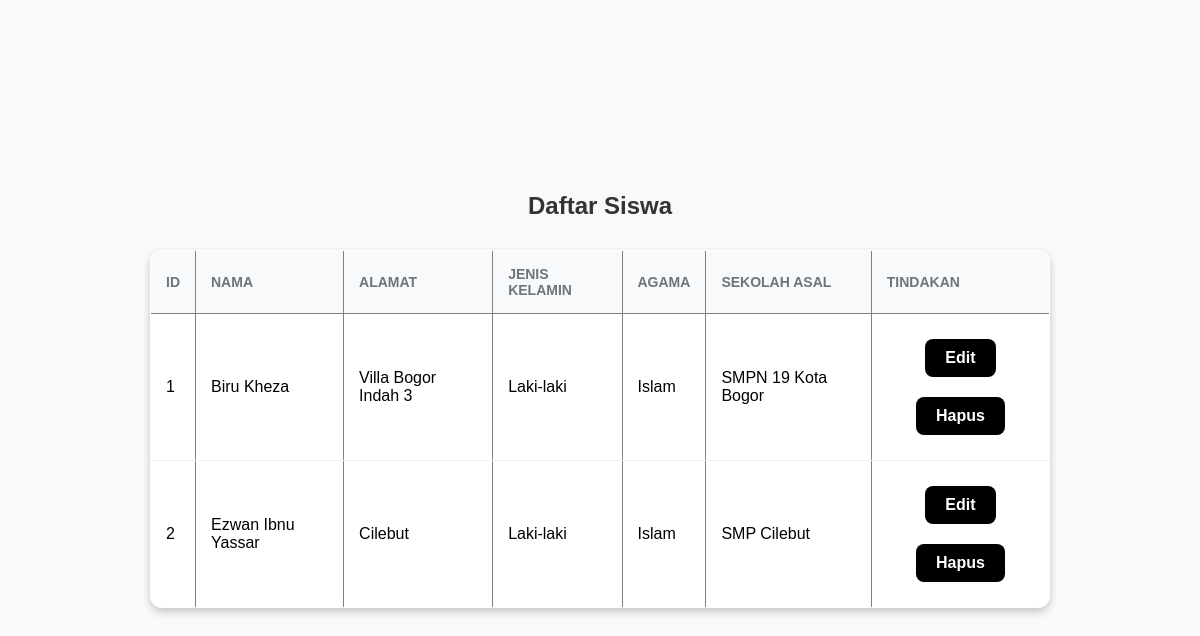
The app's page /lists/list-siswa.php with its own data.
### tables this page shows
CREATE TABLE `tbl_siswa` (
  `nisn_siswa` bigint NOT NULL,
  `nama_siswa` varchar(50) NOT NULL,
  `alamat` text NOT NULL,
  `jenis_kelamin` varchar(10) NOT NULL,
  `agama` varchar(30) NOT NULL,
  `asal_sekolah` varchar(50) NOT NULL
);

### lists/list-siswa.php (the view, shortened to what this page needs)
<?php
include("../config/config.php");
$sql = "SELECT * FROM tbl_siswa";
$query = mysqli_query($db, $sql);
?>
<!DOCTYPE html>
<html>
<head>
    <link rel="stylesheet" type="text/css" href="../css/style.css">
</head>
<body>
    <div class="containerTable">
        <h3>Daftar Siswa</h3>
        <table border="1">
            <thead>
                <tr>
                    <th>ID</th>
                    <th>Nama</th>
                    <th>Alamat</th>
                    <th>Jenis Kelamin</th>
                    <th>Agama</th>
                    <th>Sekolah Asal</th>
                    <th>Tindakan</th>
                </tr>
            </thead>
            <tbody>
                <?php while ($siswa = mysqli_fetch_array($query)) { ?>
                    <tr>
                        <td><?php echo $siswa['nisn_siswa']; ?></td>
                        <td><?php echo $siswa['nama_siswa']; ?></td>
                        <td><?php echo $siswa['alamat']; ?></td>
                        <td><?php echo $siswa['jenis_kelamin']; ?></td>
                        <td><?php echo $siswa['agama']; ?></td>
                        <td><?php echo $siswa['asal_sekolah']; ?></td>
                        <td>
                            <a href="../forms/forms-edit/form-edit-siswa.php?nisn_siswa=<?php echo $siswa['nisn_siswa']; ?>" class="btn-edit">Edit</a>
                            <a href="../processes/delete/hapus.php?nisn_siswa=<?php echo $siswa['nisn_siswa']; ?>" class="btn-hapus" onclick="return confirm('Apakah Anda yakin ingin menghapus data ini?')">Hapus</a>
                        </td>
                    </tr>
                <?php } ?>
            </tbody>
        </table>
    </div>
</body>
</html>

### css/style.css (style rules this page uses)
* { margin: 0; padding: 0; box-sizing: border-box; }
h3 { font-size: 24px; color: #333; margin-bottom: 30px; }
body { font-family: Arial, sans-serif; background-color: #f9f9f9; margin: 0; padding: 0; display: flex; justify-content: center; align-items: center; height: 100vh; }
.containerTable { width: 100%; max-width: 900px; text-align: center; }
.containerTable a { display: inline-block; background-color: #000; color: #fff; text-decoration: none; font-size: 16px; font-weight: bold; margin: 10px 0; padding: 10px 20px; border-radius: 8px; transition: background-color 0.3s; }
table { width: 100%; border-collapse: collapse; background-color: #fff; border-radius: 12px; overflow: hidden; box-shadow: 0 4px 8px rgba(0, 0, 0, 0.2); margin: 0 auto; }
thead { background-color: #f8f9fa; }
thead th { font-size: 14px; color: #6c757d; text-align: left; padding: 15px; text-transform: uppercase; }
tbody tr { border-bottom: 1px solid #f1f1f1; }
tbody td { font-size: 16px; padding: 15px; text-align: left; }
td:last-child { text-align: center; }

### records on screen
tbl_siswa: nisn_siswa "1", nama_siswa "Biru Kheza", alamat "Villa Bogor Indah 3", jenis_kelamin "Laki-laki", agama "Islam", asal_sekolah "SMPN 19 Kota Bogor"
tbl_siswa: nisn_siswa "2", nama_siswa "Ezwan Ibnu Yassar", alamat "Cilebut", jenis_kelamin "Laki-laki", agama "Islam", asal_sekolah "SMP Cilebut"
